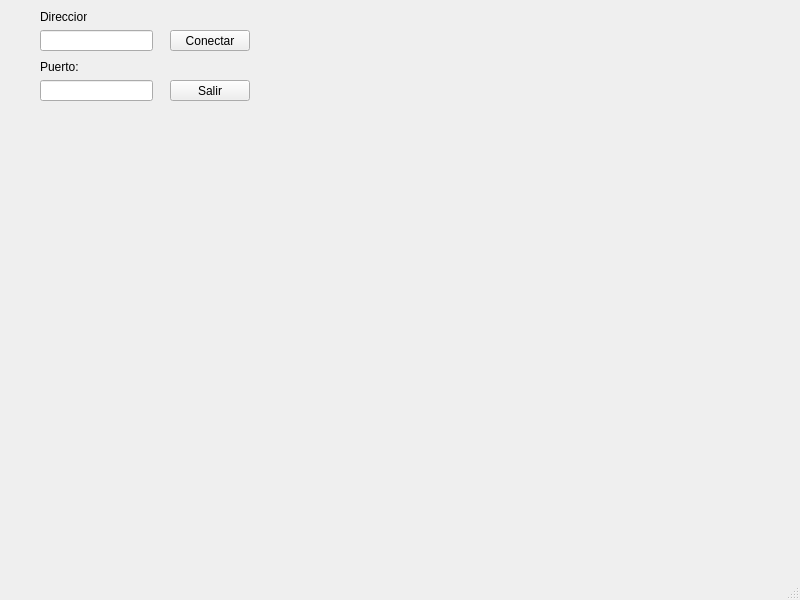
<?xml version="1.0" encoding="UTF-8"?>
<ui version="4.0">
 <class>DNS</class>
 <widget class="QMainWindow" name="DNS">
  <property name="geometry">
   <rect>
    <x>0</x>
    <y>0</y>
    <width>800</width>
    <height>600</height>
   </rect>
  </property>
  <property name="windowTitle">
   <string>MainWindow</string>
  </property>
  <widget class="QWidget" name="centralwidget">
   <widget class="QPushButton" name="pushButton">
    <property name="geometry">
     <rect>
      <x>170</x>
      <y>30</y>
      <width>80</width>
      <height>21</height>
     </rect>
    </property>
    <property name="text">
     <string>Conectar</string>
    </property>
   </widget>
   <widget class="QPushButton" name="pushButton_2">
    <property name="geometry">
     <rect>
      <x>170</x>
      <y>80</y>
      <width>80</width>
      <height>21</height>
     </rect>
    </property>
    <property name="text">
     <string>Salir</string>
    </property>
   </widget>
   <widget class="QLineEdit" name="direccion">
    <property name="geometry">
     <rect>
      <x>40</x>
      <y>30</y>
      <width>113</width>
      <height>21</height>
     </rect>
    </property>
   </widget>
   <widget class="QLineEdit" name="puerto">
    <property name="geometry">
     <rect>
      <x>40</x>
      <y>80</y>
      <width>113</width>
      <height>21</height>
     </rect>
    </property>
   </widget>
   <widget class="QLabel" name="label">
    <property name="geometry">
     <rect>
      <x>40</x>
      <y>10</y>
      <width>47</width>
      <height>13</height>
     </rect>
    </property>
    <property name="text">
     <string>Direccion:</string>
    </property>
   </widget>
   <widget class="QLabel" name="label_2">
    <property name="geometry">
     <rect>
      <x>40</x>
      <y>60</y>
      <width>47</width>
      <height>13</height>
     </rect>
    </property>
    <property name="text">
     <string>Puerto:</string>
    </property>
   </widget>
  </widget>
  <widget class="QMenuBar" name="menubar">
   <property name="geometry">
    <rect>
     <x>0</x>
     <y>0</y>
     <width>800</width>
     <height>20</height>
    </rect>
   </property>
  </widget>
  <widget class="QStatusBar" name="statusbar"/>
 </widget>
 <resources/>
 <connections/>
</ui>
